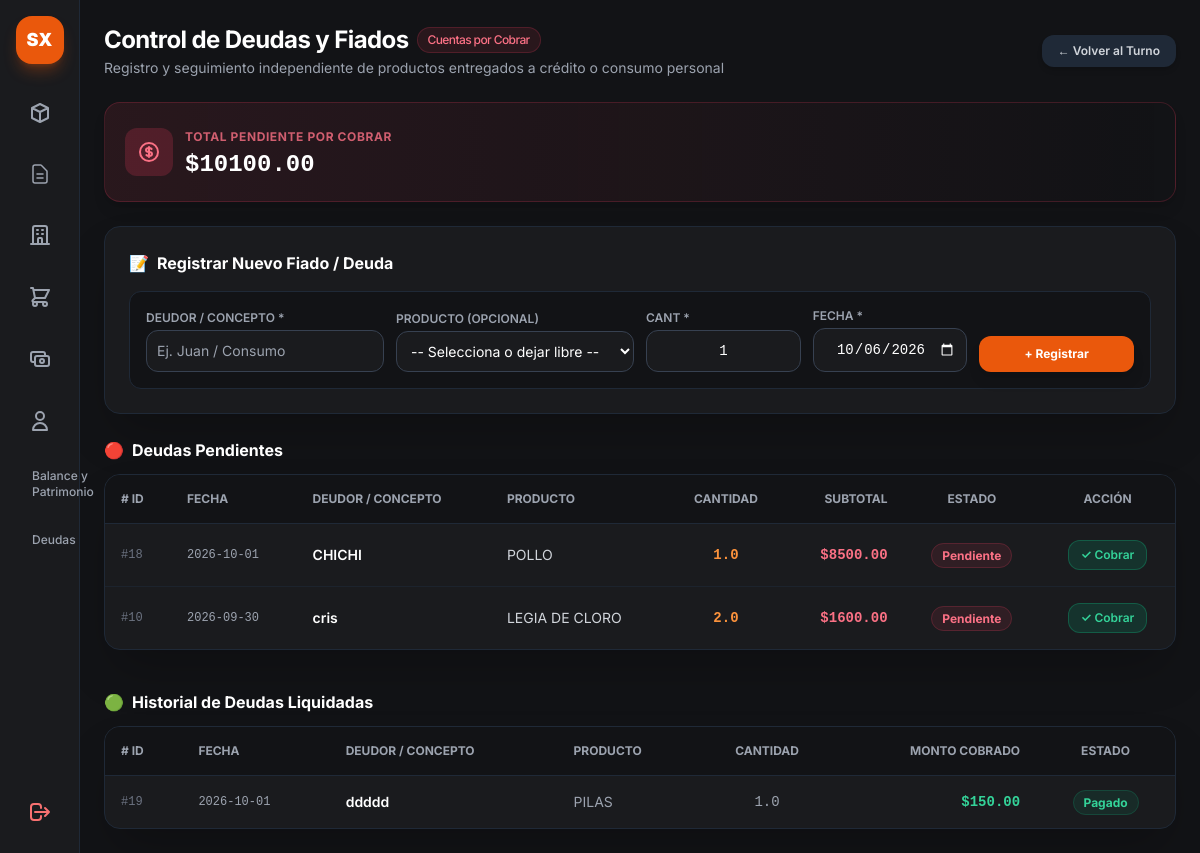
The app's page /deudas (signed in), older data.
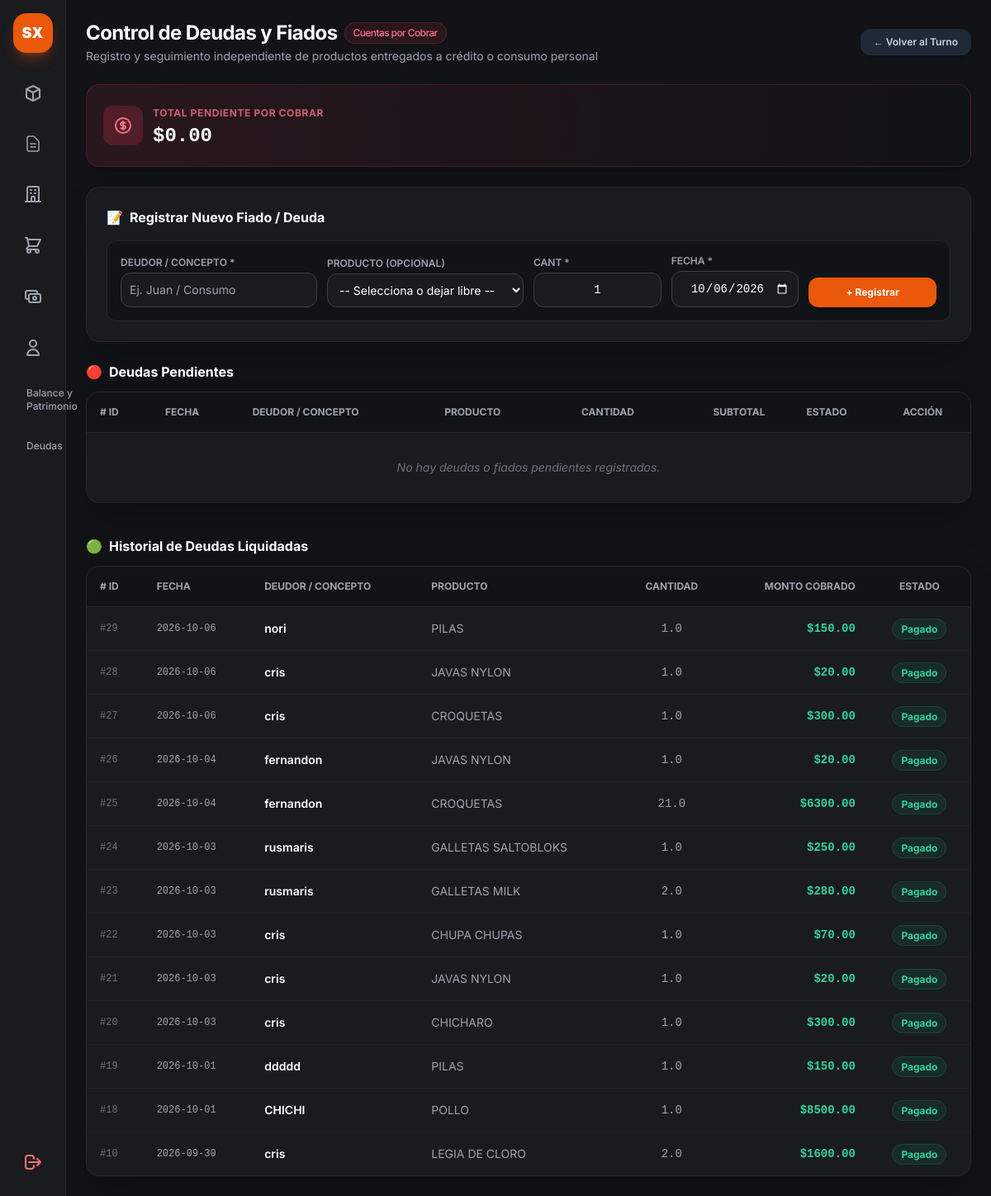
The same page, newer data.
### app.py (models this page shows)
class DeudaCierre(db.Model):
    __tablename__ = 'deudas_cierre'
    id = db.Column(db.Integer, primary_key=True)
    cierre_id = db.Column(db.Integer, db.ForeignKey('cierres_dia.id'), nullable=True)
    producto_id = db.Column(db.Integer, db.ForeignKey('productos.id'), nullable=True)
    producto_nombre = db.Column(db.String(100), nullable=True)
    concepto = db.Column(db.String(150), nullable=False)
    cantidad = db.Column(db.Float, default=1.0)
    subtotal = db.Column(db.Float, default=0.0)
    estado = db.Column(db.String(20), default='pendiente')
    fecha = db.Column(db.DateTime, default=datetime.now)
    producto = db.relationship('Producto', backref='deudas_cierre')

### app.py (the view)
@app.route('/deudas')
def vista_deudas():
    if 'user' not in session:
        return redirect(url_for('login'))
    productos = Producto.query.all()
    deudas_pendientes = DeudaCierre.query.filter_by(estado='pendiente').order_by(DeudaCierre.id.desc()).all()
    deudas_cobradas = DeudaCierre.query.filter_by(estado='pagado').order_by(DeudaCierre.id.desc()).limit(20).all()
    total_pendiente = sum(d.subtotal for d in deudas_pendientes if d.subtotal)
    return render_template(
        'deudas.html',
        productos=productos,
        deudas=deudas_pendientes,
        historial=deudas_cobradas,
        total_pendiente=total_pendiente
    )

### templates/deudas.html (shortened to what this page needs)
{% extends "base.html" %}
{% block content %}
<main class="p-6 space-y-6 flex-1 overflow-y-auto">
    <header class="flex flex-col sm:flex-row sm:items-center justify-between gap-4">
        <div>
            <h1 class="text-2xl font-bold text-white tracking-tight flex items-center gap-2">
                Control de Deudas y Fiados
                <span class="text-xs font-medium px-2.5 py-1 rounded-full bg-rose-500/10 text-rose-400 border border-rose-500/20">
                    Cuentas por Cobrar
                </span>
            </h1>
            <p class="text-sm text-gray-400 mt-0.5">
                Registro y seguimiento independiente de productos entregados a crédito o consumo personal
            </p>
        </div>
        <div class="flex items-center gap-3">
            <a href="{{ url_for('vista_cierre') }}" class="px-4 py-2 bg-gray-800 hover:bg-gray-700 text-gray-300 font-semibold rounded-xl text-xs transition flex items-center gap-1.5 shadow-md">
                <span>← Volver al Turno</span>
            </a>
        </div>
    </header>
    <div class="bg-gradient-to-r from-rose-500/10 via-rose-500/5 to-transparent border border-rose-500/20 rounded-2xl p-5 flex items-center justify-between shadow-lg">
        <div class="flex items-center gap-3">
            <div class="p-3 bg-rose-500/20 text-rose-400 rounded-xl">
            </div>
            <div>
                <span class="text-xs uppercase font-bold text-rose-400/80 tracking-wider">Total Pendiente por Cobrar</span>
                <p class="text-2xl font-black text-white font-mono mt-0.5">${{ "%.2f"|format(total_pendiente) }}</p>
            </div>
        </div>
    </div>
    <div class="bg-[#1a1b1e] border border-gray-800 rounded-2xl p-6 shadow-2xl space-y-4">
        <h2 class="text-base font-bold text-white flex items-center gap-2">
            <span>📝</span> Registrar Nuevo Fiado / Deuda
        </h2>
        <form action="{{ url_for('guardar_deuda') }}" method="POST" class="grid grid-cols-1 sm:grid-cols-12 gap-3 items-end bg-[#121316] p-4 rounded-xl border border-gray-800 text-sm">
            <div class="sm:col-span-3">
                <label class="block text-xs font-semibold text-gray-400 uppercase mb-1">Deudor / Concepto *</label>
                <input type="text" name="concepto" required placeholder="Ej. Juan / Consumo"
                    class="w-full bg-[#1a1b1e] border border-gray-700 rounded-xl p-2.5 text-white focus:border-orange-500 focus:outline-none">
            </div>
            <div class="sm:col-span-3">
                <label class="block text-xs font-semibold text-gray-400 uppercase mb-1">Producto (Opcional)</label>
                <select name="producto_id"
                    class="w-full bg-[#1a1b1e] border border-gray-700 rounded-xl p-2.5 text-white focus:border-orange-500 focus:outline-none">
                    <option value="" selected>-- Selecciona o dejar libre --</option>
                </select>
            </div>
            <div class="sm:col-span-2">
                <label class="block text-xs font-semibold text-gray-400 uppercase mb-1">Cant *</label>
                <input type="number" name="cantidad" step="any" min="0.01" value="1" required
                    class="w-full bg-[#1a1b1e] border border-gray-700 rounded-xl p-2.5 text-white text-center font-mono focus:border-orange-500 focus:outline-none">
            </div>
            <div class="sm:col-span-2">
                <label class="block text-xs font-semibold text-gray-400 uppercase mb-1">Fecha *</label>
                <input type="date" id="fecha-deuda" name="fecha" required
                    class="w-full bg-[#1a1b1e] border border-gray-700 rounded-xl p-2.5 text-white text-center font-mono focus:border-orange-500 focus:outline-none [color-scheme:dark]">
            </div>
            <div class="sm:col-span-2">
                <button type="submit"
                    class="w-full py-2.5 bg-orange-600 hover:bg-orange-500 text-white font-bold rounded-xl text-xs transition shadow-lg active:scale-95">
                    + Registrar
                </button>
            </div>
        </form>
    </div>
    <div class="space-y-3">
        <h3 class="text-base font-bold text-white flex items-center gap-2">
            <span>🔴</span> Deudas Pendientes
        </h3>
        <div class="bg-[#1a1b1e] border border-gray-800 rounded-2xl overflow-hidden shadow-2xl">
            <div class="overflow-x-auto">
                <table class="w-full text-left border-collapse text-sm">
                    <thead>
                        <tr class="bg-[#121316] border-b border-gray-800 text-xs font-semibold text-gray-400 uppercase">
                            <th class="p-4"># ID</th>
                            <th class="p-4">Fecha</th>
                            <th class="p-4">Deudor / Concepto</th>
                            <th class="p-4">Producto</th>
                            <th class="p-4 text-center">Cantidad</th>
                            <th class="p-4 text-right">Subtotal</th>
                            <th class="p-4 text-center">Estado</th>
                            <th class="p-4 text-center">Acción</th>
                        </tr>
                    </thead>
                    <tbody class="divide-y divide-gray-800/60 text-gray-300">
                        {% for d in deudas %}
                        <tr class="hover:bg-gray-800/30">
                            <td class="p-4 font-mono text-xs text-gray-500">#{{ d.id }}</td>
                            <td class="p-4 text-xs font-mono text-gray-400">
                                {{ d.fecha.strftime('%Y-%m-%d') if d.fecha else 'N/A' }}
                            </td>
                            <td class="p-4 font-semibold text-white">{{ d.concepto }}</td>
                            <td class="p-4 text-gray-300">
                                {% if d.producto_nombre %}
                                    {{ d.producto_nombre }}
                                {% else %}
                                    <span class="text-xs text-gray-500 italic">Sin producto asociado</span>
                                {% endif %}
                            </td>
                            <td class="p-4 text-center font-mono text-orange-400 font-bold">{{ d.cantidad }}</td>
                            <td class="p-4 text-right font-mono font-bold text-rose-400">
                                ${{ "%.2f"|format(d.subtotal) }}
                            </td>
                            <td class="p-4 text-center">
                                <span class="px-2.5 py-1 rounded-full text-xs font-bold bg-rose-500/10 text-rose-400 border border-rose-500/20">
                                    {{ d.estado|capitalize }}
                                </span>
                            </td>
                            <td class="p-4 text-center">
                                <form action="{{ url_for('cobrar_deuda', id=d.id) }}" method="POST">
                                    <button type="submit" onclick="return confirm('¿Marcar la deuda de \'{{ d.concepto }}\' como totalmente cobrada?');"
                                        class="px-3 py-1.5 bg-emerald-600/20 hover:bg-emerald-600 text-emerald-400 hover:text-white border border-emerald-500/30 rounded-xl text-xs font-semibold transition active:scale-95 inline-flex items-center gap-1">
                                        ✓ Cobrar
                                    </button>
                                </form>
                            </td>
                        </tr>
                        {% else %}
                        <tr>
                            <td colspan="8" class="p-8 text-center text-gray-500 italic">No hay deudas o fiados pendientes registrados.</td>
                        </tr>
                        {% endfor %}
                    </tbody>
                </table>
            </div>
        </div>
    </div>
    <div class="space-y-3 pt-4">
        <h3 class="text-base font-bold text-white flex items-center gap-2">
            <span>🟢</span> Historial de Deudas Liquidadas
        </h3>
        <div class="bg-[#1a1b1e] border border-gray-800 rounded-2xl overflow-hidden shadow-2xl">
            <div class="overflow-x-auto">
                <table class="w-full text-left border-collapse text-sm">
                    <thead>
                        <tr class="bg-[#121316] border-b border-gray-800 text-xs font-semibold text-gray-400 uppercase">
                            <th class="p-4"># ID</th>
                            <th class="p-4">Fecha</th>
                            <th class="p-4">Deudor / Concepto</th>
                            <th class="p-4">Producto</th>
                            <th class="p-4 text-center">Cantidad</th>
                            <th class="p-4 text-right">Monto Cobrado</th>
                            <th class="p-4 text-center">Estado</th>
                        </tr>
                    </thead>
                    <tbody class="divide-y divide-gray-800/60 text-gray-300">
                        {% for h in historial %}
                        <tr class="hover:bg-gray-800/30">
                            <td class="p-4 font-mono text-xs text-gray-500">#{{ h.id }}</td>
                            <td class="p-4 text-xs font-mono text-gray-400">
                                {{ h.fecha.strftime('%Y-%m-%d') if h.fecha else 'N/A' }}
                            </td>
                            <td class="p-4 font-semibold text-white">{{ h.concepto }}</td>
                            <td class="p-4 text-gray-400">{{ h.producto_nombre or 'Sin producto' }}</td>
                            <td class="p-4 text-center font-mono text-gray-400">{{ h.cantidad }}</td>
                            <td class="p-4 text-right font-mono font-bold text-emerald-400">
                                ${{ "%.2f"|format(h.subtotal) }}
                            </td>
                            <td class="p-4 text-center">
                                <span class="px-2.5 py-1 rounded-full text-xs font-bold bg-emerald-500/10 text-emerald-400 border border-emerald-500/20">
                                    {{ h.estado|capitalize }}
                                </span>
                            </td>
                        </tr>
                        {% else %}
                        <tr>
                            <td colspan="7" class="p-6 text-center text-gray-500 italic">No se registran cobros previos en el historial.</td>
                        </tr>
                        {% endfor %}
                    </tbody>
                </table>
            </div>
        </div>
    </div>
</main>
{% endblock %}

Row changes from the older to the newer data that the page shows:
added DeudaCierre: id "29", fecha "2026-10-06", concepto "nori", producto_nombre "PILAS", cantidad "1.0", subtotal "150.00", estado "Pagado", shown under "🟢Historial de Deudas Liquidadas"
added DeudaCierre: id "28", fecha "2026-10-06", concepto "cris", producto_nombre "JAVAS NYLON", cantidad "1.0", subtotal "20.00", estado "Pagado", shown under "🟢Historial de Deudas Liquidadas"
added DeudaCierre: id "27", fecha "2026-10-06", concepto "cris", producto_nombre "CROQUETAS", cantidad "1.0", subtotal "300.00", estado "Pagado", shown under "🟢Historial de Deudas Liquidadas"
added DeudaCierre: id "26", fecha "2026-10-04", concepto "fernandon", producto_nombre "JAVAS NYLON", cantidad "1.0", subtotal "20.00", estado "Pagado", shown under "🟢Historial de Deudas Liquidadas"
added DeudaCierre: id "25", fecha "2026-10-04", concepto "fernandon", producto_nombre "CROQUETAS", cantidad "21.0", subtotal "6300.00", estado "Pagado", shown under "🟢Historial de Deudas Liquidadas"
added DeudaCierre: id "24", fecha "2026-10-03", concepto "rusmaris", producto_nombre "GALLETAS SALTOBLOKS", cantidad "1.0", subtotal "250.00", estado "Pagado", shown under "🟢Historial de Deudas Liquidadas"
added DeudaCierre: id "23", fecha "2026-10-03", concepto "rusmaris", producto_nombre "GALLETAS MILK", cantidad "2.0", subtotal "280.00", estado "Pagado", shown under "🟢Historial de Deudas Liquidadas"
added DeudaCierre: id "22", fecha "2026-10-03", concepto "cris", producto_nombre "CHUPA CHUPAS", cantidad "1.0", subtotal "70.00", estado "Pagado", shown under "🟢Historial de Deudas Liquidadas"
added DeudaCierre: id "21", fecha "2026-10-03", concepto "cris", producto_nombre "JAVAS NYLON", cantidad "1.0", subtotal "20.00", estado "Pagado", shown under "🟢Historial de Deudas Liquidadas"
added DeudaCierre: id "20", fecha "2026-10-03", concepto "cris", producto_nombre "CHICHARO", cantidad "1.0", subtotal "300.00", estado "Pagado", shown under "🟢Historial de Deudas Liquidadas"
changed DeudaCierre "CHICHI": moves from the list under "🔴Deudas Pendientes" to the list under "🟢Historial de Deudas Liquidadas"
changed DeudaCierre "LEGIA DE CLORO": moves from the list under "🔴Deudas Pendientes" to the list under "🟢Historial de Deudas Liquidadas"
Text that changed along with them:
{{ "%.2f"|format(total_pendiente) }}: "10100.00" → "0.00"
text now shown: "No hay deudas o fiados pendientes registrados."
